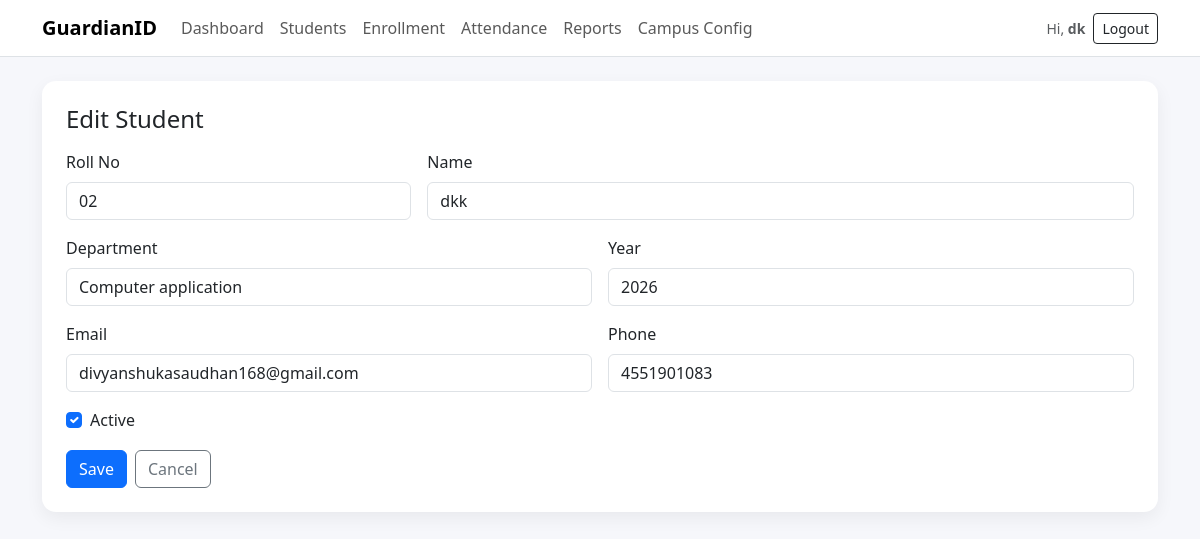
The page /students/1/edit/ (signed in) on the database its author committed.
### core/models.py (models this page shows, shortened)
class Student(models.Model):
    roll_no = models.CharField(max_length=50, unique=True)
    name = models.CharField(max_length=120)
    department = models.CharField(max_length=120, blank=True)
    year = models.CharField(max_length=20, blank=True)
    email = models.EmailField(blank=True)
    phone = models.CharField(max_length=20, blank=True)
    is_active = models.BooleanField(default=True)
    created_at = models.DateTimeField(default=timezone.now)

### core/views.py (the view)
# urls.py: path("students/<int:pk>/edit/", views.student_update, name="student_update"),
@login_required
def student_update(request, pk):
    obj = get_object_or_404(Student, pk=pk)
    if request.method == "POST":
        form = StudentForm(request.POST, instance=obj)
        if form.is_valid():
            form.save()
            messages.success(request, "Student updated.")
            return redirect("students_list")
    else:
        form = StudentForm(instance=obj)
    return render(request, "students/form.html", {"form": form, "title":"Edit Student"})

### core/forms.py
class StudentForm(forms.ModelForm):
    class Meta:
        model = Student
        fields = ["roll_no", "name", "department", "year", "email", "phone", "is_active"]
        widgets = {
            "roll_no": forms.TextInput(attrs={"class":"form-control"}),
            "name": forms.TextInput(attrs={"class":"form-control"}),
            "department": forms.TextInput(attrs={"class":"form-control"}),
            "year": forms.TextInput(attrs={"class":"form-control"}),
            "email": forms.EmailInput(attrs={"class":"form-control"}),
            "phone": forms.TextInput(attrs={"class":"form-control"}),
            "is_active": forms.CheckboxInput(attrs={"class":"form-check-input"}),
        }

### templates/students/form.html (shortened to what this page needs)
{% extends "base.html" %}
{% block content %}
<div class="card p-4">
  <h4 class="mb-3">{{ title }}</h4>
  <form method="post">
    <div class="row g-3">
      <div class="col-md-4">
        <label class="form-label">Roll No</label>
        {{ form.roll_no }}
      </div>
      <div class="col-md-8">
        <label class="form-label">Name</label>
        {{ form.name }}
      </div>
      <div class="col-md-6">
        <label class="form-label">Department</label>
        {{ form.department }}
      </div>
      <div class="col-md-6">
        <label class="form-label">Year</label>
        {{ form.year }}
      </div>
      <div class="col-md-6">
        <label class="form-label">Email</label>
        {{ form.email }}
      </div>
      <div class="col-md-6">
        <label class="form-label">Phone</label>
        {{ form.phone }}
      </div>
      <div class="col-md-12">
        <div class="form-check">
          {{ form.is_active }} <label class="form-check-label">Active</label>
        </div>
      </div>
    </div>
    <div class="mt-3 d-flex gap-2">
      <button class="btn btn-primary">Save</button>
      <a class="btn btn-outline-secondary" href="/students/">Cancel</a>
    </div>
  </form>
</div>
{% endblock %}

### templates/base.html (shortened to what this page needs)
<!doctype html>
<html lang="en">
<head>
  <link href="https://cdn.jsdelivr.net/npm/bootstrap@5.3.3/dist/css/bootstrap.min.css" rel="stylesheet">
</head>
<body>
<nav class="navbar navbar-expand-lg bg-white border-bottom">
  <div class="container">
    <a class="navbar-brand" href="/">GuardianID</a>
    <div class="collapse navbar-collapse" id="nav">
      {% if user.is_authenticated %}
      <ul class="navbar-nav me-auto mb-2 mb-lg-0">
        <li class="nav-item"><a class="nav-link" href="/">Dashboard</a></li>
        <li class="nav-item"><a class="nav-link" href="/students/">Students</a></li>
        <li class="nav-item"><a class="nav-link" href="/enroll/">Enrollment</a></li>
        <li class="nav-item"><a class="nav-link" href="/attendance/">Attendance</a></li>
        <li class="nav-item"><a class="nav-link" href="/reports/">Reports</a></li>
        <li class="nav-item"><a class="nav-link" href="/settings/campus/">Campus Config</a></li>
      </ul>
      <div class="d-flex gap-2 align-items-center">
        <span class="text-muted small">Hi, <b>{{ user.username }}</b></span>
        <a class="btn btn-outline-dark btn-sm" href="/logout/">Logout</a>
      </div>
      {% endif %}
    </div>
  </div>
</nav>
<div class="container py-4">
  {% block content %}{% endblock %}
</div>
</body>
</html>

### templates/base.html (style rules this page uses)
body { background:#f6f7fb; }
.card { border:0; box-shadow: 0 6px 18px rgba(0,0,0,0.06); border-radius: 14px; }
.navbar-brand { font-weight:700; }

### rows shown on the page
Student: roll_no "02", name "dkk", department "Computer application", year "2026", email "divyanshukasaudhan168@gmail.com", phone "4551901083", is_active "☑"

### other values the page prints
{{ user.username }} "dk"
{{ title }} "Edit Student"
